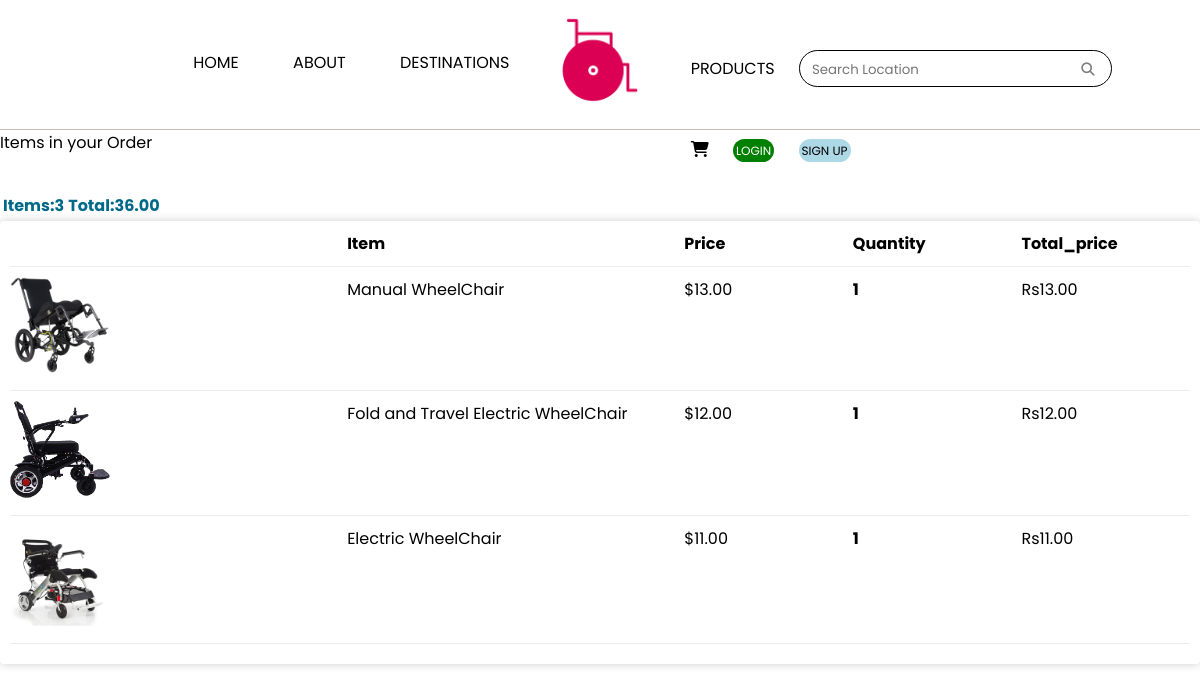
The page /35/showOrderitems on the database its author committed.
### stroll1/models.py (models this page shows, shortened)
class Order(models.Model):
    date_ordered = models.DateTimeField(auto_now_add=True, null=True)
    customer = models.ForeignKey(Customer, on_delete= models.SET_NULL, blank=True, null=True)
    complete = models.BooleanField(default=False, null=True, blank=True )
    transaction_id = models.CharField(max_length = 200, null=True)
    payment_method = models.CharField(max_length=20, choices = METHOD, default="Cash on delivery")
    payment_completed = models.BooleanField(default=False, null=True, blank=True)
    @property
    def get_cart_total(self):
        orderitems = self.orderitem_set.all()
        total = sum(orderitem.get_total for orderitem in orderitems)
        return total
    @property
    def get_cart_items_number(self):
        orderitems = self.orderitem_set.all()
        total = sum(orderitem.quantity for orderitem in orderitems)
        return total

class OrderItem(models.Model):
        product = models.ForeignKey(product, on_delete=models.CASCADE, null=True, blank=True)
        order = models.ForeignKey(Order, on_delete=models.CASCADE, null=True, blank=True)
        quantity = models.IntegerField(default=0, null=True, blank=True)
        date_added = models.DateTimeField(auto_now_add=True)
        @property
        def get_total(self):
            total = self.quantity * self.product.price
            return total

class product(models.Model):
        name = models.CharField(max_length = 200, null=True, blank=True)
        price = models.FloatField(max_length = 200, null=True, blank=True)
        image = models.ImageField(null=True, blank=True)
        featured = models.BooleanField(default=False, null=True, blank=True )
        @property
        def imageURL(self):
            try:
                url= self.image.url
            except:
                url = ''
            return url

### stroll1/views.py (the view)
# urls.py: path("<order_id>/showOrderitems", views.showOrderitems, name="showOrderitems"),
def showOrderitems(request, order_id):
     order = Order.objects.get(id=order_id)
     orderitems = order.orderitem_set.all()
     context = {'orderitems': orderitems, 'order':order}
     return render(request, 'orderitems.html', context)

### Templates/orderitems.html (shortened to what this page needs)
{% extends 'base.html' %}
{% load static %}
{% block content %}
Items in your Order
<div class="row">
    <div class="col-lg-12">
        <br>
        <table class="table">
            <tr>
                <th><h4>Items:<strong>{{order.get_cart_items_number}}</strong></h4></th>
                <th><h4>Total:<strong>{{order.get_cart_total|floatformat:2}}</strong></h4></th>
            </tr>
        </table>
        <div class="box-element">
                <div class="cart-row">
                    <div style="flex: 2"></div>
                    <div style="flex: 2"><strong>Item</strong></div>
                    <div style="flex: 1"><strong>Price</strong></div>
                    <div style="flex: 1"><strong>Quantity</strong></div>
                    <div style="flex: 1"><strong>Total_price</strong></div>
                </div>
                {% for orderitem in orderitems %}
                <div class="cart-row">
					<div style="flex:2"><img class="row-image" src="{{orderitem.product.imageURL}}"></div>
					<div style="flex:2"><p>{{orderitem.product.name}}</p></div>
					<div style="flex:1"><p>${{orderitem.product.price|floatformat:2}}</p></div>
					<div style="flex:1">
						<p class="quantity">{{orderitem.quantity}}</p>
					</div>
					<div style="flex:1"><p>Rs{{orderitem.get_total|floatformat:2}}</p></div>
				</div>
                {% endfor %}
        </div>
        <br>
    </div>
</div>
{% endblock %}

### Templates/base.html (shortened to what this page needs)
{% load static %}
<!DOCTYPE html>
<html lang="en">
<head>
    <link href='https://unpkg.com/boxicons@2.1.4/css/boxicons.min.css' rel='stylesheet'>
    <link rel="stylesheet" href="/static/css/style.css">
    <link rel="stylesheet" href="/static/css/stroll-media.css">
	<link rel="stylesheet" href="https://cdn.jsdelivr.net/npm/bootstrap-icons@1.10.5/font/bootstrap-icons.css">
</head>
<body>
    {%include 'nav.html' %}
    <div class="container">
        {% block content %}
        {% endblock %}
    </div>
</body>

### Templates/nav.html (shortened to what this page needs)
{% load static %}
<link rel="stylesheet" href="{% static 'css/style.css' %}">
<link rel="stylesheet" href="https://cdn.jsdelivr.net/npm/bootstrap-icons@1.10.5/font/bootstrap-icons.css">
<header class="header">
    <nav class="leftnav" aria-label="naviation list with home, about and destination">
        <ul style="list-style: none;">
            <li><a href="{% url 'home' %}">HOME</a></li>
            <li><a href="#">ABOUT</a></li>
            <li><a href="{% url 'maps' %}">DESTINATIONS</a></li>
        </ul>
    </nav>
    <div class="logoimg">
        <img src="{% static 'images/wheelielogo.png' %}" alt="" height="120px" width="120px" aria-label="Wheelie Nepal Logo">
    </div>
    <nav class="rightnav" aria-label="naviation bar with products, a search bar, cart and user authentication">
        <ul style="list-style: none;">
            <li><a href="{% url 'products' %}">PRODUCTS</a></li>
            <li>
                <div class="form" aria-label="search a location here by entering a text">
                    <form method="get" action="/search">
                    <input type="search" placeholder="Search Location" name="query" id="query" required>
                    <button aria-label = "search-button" class="search" type="submit"><i class="fa-solid fa-magnifying-glass glass"></i></button>
                    </form>
                </div>
            </li>
            <li>
                <div class="from-inline my-2 my-lg-0 cart">
                    <a href="{% url 'cart' %}">
                        <i class="fa-solid fa-cart-shopping"></i>
                    </a>
                </div>
            </li>
            {% if request.user.is_authenticated%}
            <li><a href="{% url 'logout' %}" class="logout">LOGOUT</a></li>
            {% else %}
            <li><a href="{% url 'login' %}" class="login">LOGIN</a></li>
            <li><a href="{% url 'register' %}" class="signup">SIGN UP</a></li>
            {% endif %}
        </ul>
    </nav>
</header>

### static/css/style.css (style rules this page uses)
* { margin: 0; box-sizing: border-box; font-family: 'Poppins', sans-serif; scroll-behavior: smooth; }
a { text-decoration: none; }
h4 { color: #006989; font-weight: bold; }
.container { width: 100%; margin: 0 auto; }
.search { border-style: none; background-color: white; }
.glass { color: gray !important; }
.box-element { box-shadow:hsl(0, 0%, 80%) 0 0 10px; background-color: #fff; border-radius: 4px; padding: 10px; }
.col-lg-4, .col-lg-6, .col-lg-8, .col-lg-12 { margin-top: 10px; }
.row-image { width: 100px; }
.cart-row { display: flex; align-items: flex-stretch; padding-bottom: 10px; margin-bottom: 10px; border-bottom: 1px solid #ececec; }
.quantity { display: inline-block; font-weight: 700; padding-right:10px; }
.header { padding-left: 4%; padding-right: 4%; display: grid; grid-template-columns: repeat(2, 1fr) 0.7fr repeat(2, 1fr); grid-template-rows: repeat(5, 1fr); grid-column-gap: 12px; grid-row-gap: 0px; height: 130px; border-bottom: 0.5px solid rgb(202, 185, 185); }
.leftnav { grid-area: 1 / 1 / 2 / 3; text-align: right; }
.leftnav ul li { display: inline-block; margin-left: 50px; margin-top: 50px; }
.rightnav ul li { display: inline-block; margin-top: 50px; margin-right: 20px; }
.rightnav ul { margin-left: -40px; }
.logoimg { grid-area: 1 / 3 / 2 / 4; text-align: center; }
.rightnav { grid-area: 1 / 4 / 2 / 6; }
.rightnav .form { padding: 5px 10px 5px 10px; border-radius: 30px; border: 1px solid black; }
.rightnav .form input { border: 0px; }
.header a { color: black; }
.rightnav .cart { position: relative; }
.login { background: green; padding: 3px; font: bold; font-size: 12px; border-radius: 30px; }
.signup { background: lightblue; padding: 3px; font: bold; font-size: 12px; border-radius: 30px; }
.rightnav .login { color: white; }

### static/css/stroll-media.css (style rules this page uses)
@media screen and (max-width:1200px) { .container { width: 930px; } }

### rows shown on the page
Order: get_cart_items_number "3", get_cart_total "36.00"
OrderItem: product.imageURL (picture), product.name "Manual WheelChair", product.price "13.00", quantity "1", get_total "13.00"
OrderItem: product.imageURL (picture), product.name "Fold and Travel Electric WheelChair", product.price "12.00", quantity "1", get_total "12.00"
OrderItem: product.imageURL (picture), product.name "Electric WheelChair", product.price "11.00", quantity "1", get_total "11.00"
